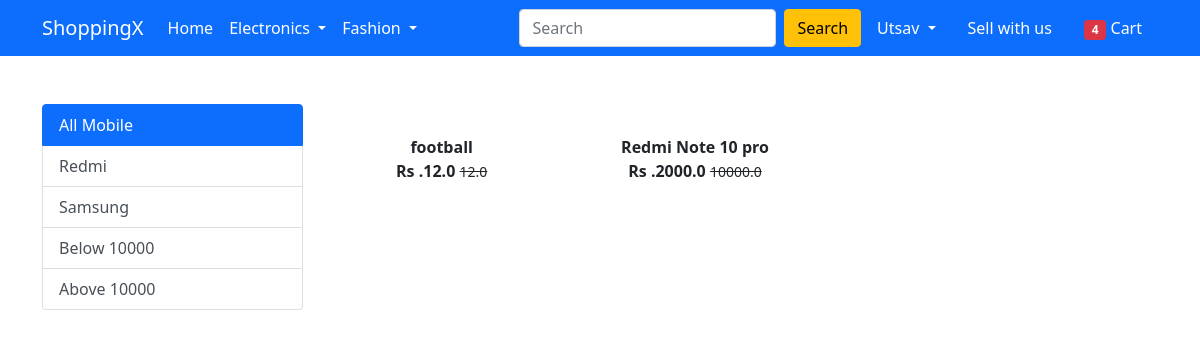
Screenshot of /mobile/below (signed in) with the database file from the repository.
### app/models.py (models this page shows, shortened)
class Product(models.Model):
    title=models.CharField(max_length=100)
    selling_price=models.FloatField()
    discounted_price=models.FloatField()
    description=models.TextField()
    brand=models.CharField(max_length=100)
    category=models.CharField(choices=category_choices,max_length=2)
    product_image=models.ImageField(upload_to='productimg')

### app/views.py (the view)
# urls.py: path('mobile/', views.mobile, name='mobile'),
def mobile(request, data=None):
    if data == None:
        mobiles = Product.objects.filter(category='M')
    elif data == 'Redmi' or data == 'Samsung':
        mobiles = Product.objects.filter(category='M').filter(brand=data)
    elif data == 'below':
        mobiles = Product.objects.filter(
            category='M').filter(discounted_price__lt=10000)
    elif data == 'above':
        mobiles = Product.objects.filter(
            category='M').filter(discounted_price__gt=10000)
    return render(request, 'app/mobile.html', {'mobiles': mobiles})

### app/templates/app/mobile.html (shortened to what this page needs)
{% extends 'app/base.html' %}
{% load static %}
{% block main-content %}
<div class="container my-5">
 <div class="row">
  <div class="col-sm-3">
   <div class="list-group">
       <a href="{% url 'mobile' %}" class="list-group-item list-group-item-action active" aria-current='true'>All Mobile</a>
       <a href="{% url 'mobiledata' 'Redmi' %}" class="list-group-item list-group-item-action" aria-current='true'>Redmi</a>
       <a href="{% url 'mobiledata' 'Samsung' %}" class="list-group-item list-group-item-action">Samsung</a>
       <a href="{% url 'mobiledata' 'below' %}" class="list-group-item list-group-item-action">Below 10000</a>
       <a href="{% url 'mobiledata' 'above' %}" class="list-group-item list-group-item-action">Above 10000</a>
   </div>
  </div>
 <div class="col-sm-8">
    <div class="row">
        {% for product in mobiles %}
        <div class='col-sm-4 text-center mb-4'>
        <a href="{% url 'product-detail' product.id %}" class="btn">
        <div class="item">
            <div class="fw-bold">{{product.title}}</div>
            <div class="fw-bold">Rs .{{product.discounted_price}}
            <small class="fw-light text-decoration-line-through">{{product.selling_price}}</small></div>
        </div>
        </a>
        </div>
        {% endfor %}
 </div>
</div>
{% endblock main-content %}

### app/templates/app/base.html (shortened to what this page needs)
<!doctype html>
{% load static %}
<html lang="en">
  <head>
    <link href="https://cdn.jsdelivr.net/npm/bootstrap@5.0.0-beta1/dist/css/bootstrap.min.css" rel="stylesheet">
    <link rel="stylesheet" href="{% static 'app/css/owl.carousel.min.css' %}">
    <link rel="stylesheet" href="{% static 'app/css/all.min.css' %}">
    <link rel="stylesheet" href="{% static 'app/css/style.css' %}">
  </head>
  <body>
    <nav class="navbar navbar-expand-lg navbar-dark bg-primary">
     <div class="container">
       <a class="navbar-brand" href="/">ShoppingX</a>
       <div class="collapse navbar-collapse" id="navbarSupportedContent">
         <ul class="navbar-nav me-auto mb-2 mb-lg-0">
           <li class="nav-item">
             <a class="nav-link active" aria-current="page" href="/">Home</a>
           </li>
           <li class="nav-item dropdown">
             <a class="nav-link dropdown-toggle text-white" href="#" id="electronicsDropdown" role="button" data-bs-toggle="dropdown" aria-expanded="false">
               Electronics
             </a>
           </li>
           <li class="nav-item dropdown">
             <a class="nav-link dropdown-toggle text-white" href="#" id="fashionDropdown" role="button" data-bs-toggle="dropdown" aria-expanded="false">
               Fashion
             </a>
           </li>
         </ul>
         <form class="d-flex">
           <input class="form-control me-2" type="search" placeholder="Search" aria-label="Search">
           <button class="btn btn-warning" type="submit">Search</button>
         </form>
         <div>
          <ul class="navbar-nav me-auto mb-2 mb-lg-0">
          {% if request.user.is_authenticated %}
          <li class="nav-item dropdown mx-2">
            <a class="nav-link dropdown-toggle text-white" href="#" id="profileDropdown" role="button" data-bs-toggle="dropdown" aria-expanded="false">
              {{request.user.username|capfirst}}
            </a>
          </li>
          <li class="nav-item mx-2">
          <a href="{% url 'sellwithus' %}" class="nav-link text-white">Sell with us</a>
          </li>
            <li class="nav-item mx-2">
             <a href="{% url 'showcart' %}" class="nav-link text-white"><span class="badge bg-danger">4</span> Cart </a>
            </li>
          {% endif %}
          </ul>
         </div>
       </div>
     </div>
    </nav>
    {% block main-content %} {% endblock main-content %}
  </body>
</html>

### rows the page displays
Product: title "football", discounted_price "12.0", selling_price "12.0"
Product: title "Redmi Note 10 pro", discounted_price "2000.0", selling_price "10000.0"

### other values shown
{{ request.user.username|capfirst }} "Utsav"
